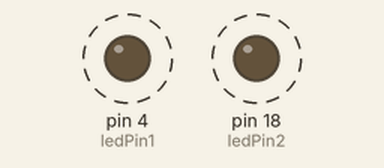
This sketch was run on a simulated Arduino Uno, built with avr-gcc and run on an emulated ATmega328P. Parts: output pins drawn as LEDs (lit = HIGH). Dashed ring = blinking.

Above: at 0.08 s.
Timing chart, 0 to 3.0 s (numbered marks = the images above):
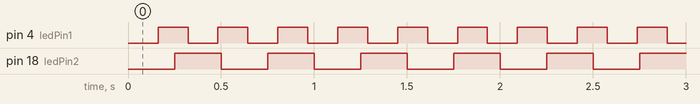

The sketch:

Actividad_1.1_-_Toggle_de_LEDS.ino
```cpp
// Define los pines de los LED
const int ledPin1 = 4; // Pin 13 (LED integrado en la placa Arduino)
const int ledPin2 = 18; // Puedes cambiar esto a otro pin si lo deseas

// Define los intervalos de parpadeo para cada LED
const unsigned long interval1 = 323/2; // Período de parpadeo del primer LED en milisegundos
const unsigned long interval2 = 500/2; // Período de parpadeo del segundo LED en milisegundos

// Variables para controlar el tiempo
unsigned long previousMillis1 = 0;
unsigned long previousMillis2 = 0;

// Variables para almacenar el estado de los LED
int ledState1 = LOW;
int ledState2 = LOW;

void setup() {
  pinMode(ledPin1, OUTPUT);
  pinMode(ledPin2, OUTPUT);
}

void loop() {
  unsigned long currentMillis = millis();

  // Parpadeo del primer LED
  if (currentMillis - previousMillis1 >= interval1) {
    previousMillis1 = currentMillis;
    ledState1 = (ledState1 == LOW) ? HIGH : LOW; // Cambia el estado del LED
    digitalWrite(ledPin1, ledState1); // Aplica el estado al LED
  }

  // Parpadeo del segundo LED
  if (currentMillis - previousMillis2 >= interval2) {
    previousMillis2 = currentMillis;
    ledState2 = (ledState2 == LOW) ? HIGH : LOW; // Cambia el estado del LED
    digitalWrite(ledPin2, ledState2); // Aplica el estado al LED
  }
}
```

Measured:
- by itself, pin 4 (ledPin1): alternates HIGH for 0.16 s and LOW for 0.16 s
- by itself, pin 18 (ledPin2): alternates HIGH for 0.25 s and LOW for 0.25 s
